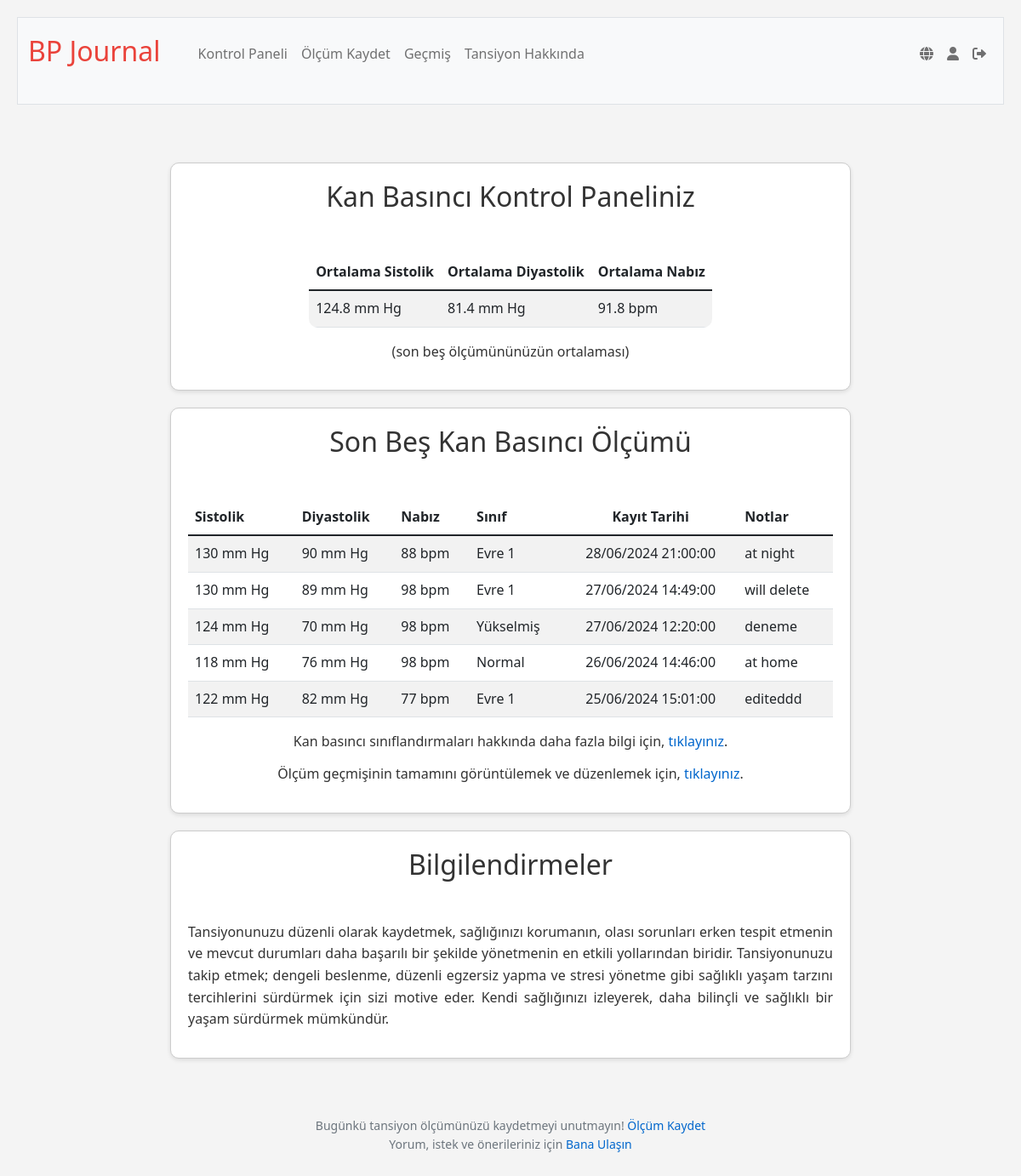
The page /dashboard (signed in) on the database as committed earlier.
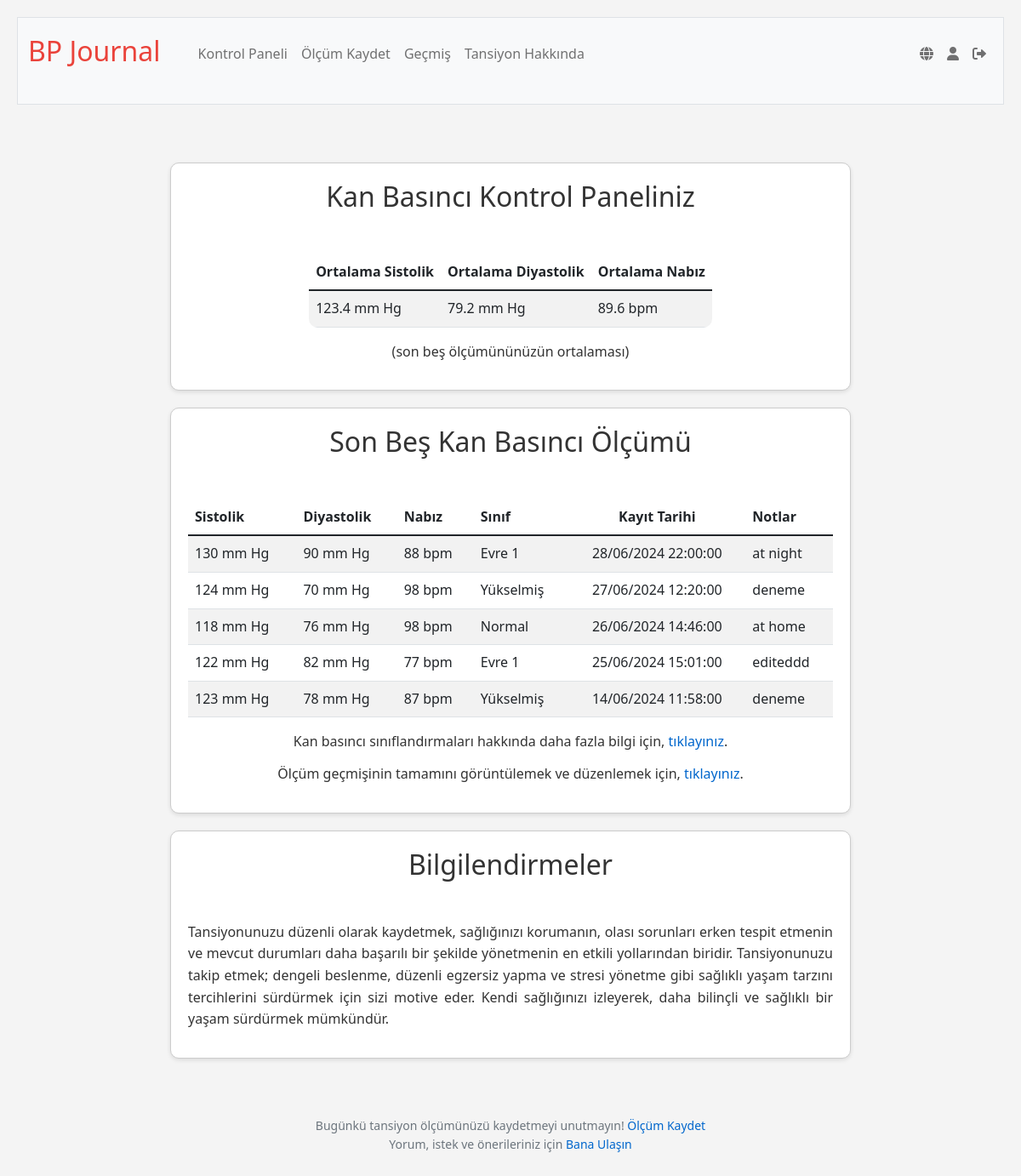
The same page on the database as committed later.
### tables this page shows
CREATE TABLE blood_pressure_readings (
id INTEGER PRIMARY KEY AUTOINCREMENT NOT NULL,
user_id INTEGER NOT NULL,
systolic INTEGER NOT NULL,
diastolic INTEGER NOT NULL,
pulse INTEGER,
reading_date DATETIME DEFAULT CURRENT_TIMESTAMP,
notes TEXT,
FOREIGN KEY (user_id) REFERENCES users (id));

### app.py (the view)
@app.route("/dashboard")
@login_required
def dashboard():
    user_id = session["user_id"]
    user_timezone = db.execute("SELECT timezone FROM users WHERE id = ?", user_id)[0]['timezone']
    user_tz = pytz.timezone(user_timezone)
    recording_rows = db.execute("SELECT * FROM blood_pressure_readings WHERE user_id = ? ORDER BY reading_date DESC LIMIT 5;", user_id)
    for row in recording_rows:
        row["classification"] = classify_bp(row["systolic"], row["diastolic"])
        utc_time = row["reading_date"]
        try:
            local_time = pytz.utc.localize(datetime.strptime(utc_time, '%Y-%m-%d %H:%M:%S')).astimezone(user_tz)
            row["reading_date"] = local_time.strftime('%d/%m/%Y %H:%M:%S')
        except Exception:
            row["reading_date"] = utc_time
    user_avg_recording = db.execute("""
        SELECT AVG(systolic) AS avg_systolic, AVG(diastolic) AS avg_diastolic, AVG(pulse) AS avg_pulse
        FROM (
            SELECT systolic, diastolic, pulse
            FROM blood_pressure_readings
            WHERE user_id = ?
            ORDER BY reading_date DESC
            LIMIT 5
        )
    """, user_id)
    if user_avg_recording:
        avg_data = {
            'avg_systolic': round(user_avg_recording[0]['avg_systolic'], 1) if user_avg_recording[0]['avg_systolic'] else '',
            'avg_diastolic': round(user_avg_recording[0]['avg_diastolic'], 1) if user_avg_recording[0]['avg_diastolic'] else '',
            'avg_pulse': round(user_avg_recording[0]['avg_pulse'], 1) if user_avg_recording[0]['avg_pulse'] else ''
        }
    else:
        avg_data = {'avg_systolic': 'N/A', 'avg_diastolic': 'N/A', 'avg_pulse': 'N/A'}
    return render_template("dashboard.html", classes=g.language_data['classes'], data=g.language_data['dashboard'], last5reading=recording_rows, user_id=user_id, user_avg_recording=[avg_data])

### app.py (called while the page is built)
@app.before_request
def load_language_data():
    if 'language' not in session:
        session['language'] = 'tr'
    user_lang = session['language']
    with open(f'languages/{user_lang}.json', 'r') as file:
        g.language_data = json.load(file)
    g.language_data['current_lang'] = user_lang

@app.after_request
def after_request(response):
    response.headers["Cache-Control"] = "no-cache, no-store, must-revalidate"
    response.headers["Expires"] = 0
    response.headers["Pragma"] = "no-cache"
    return response

@app.context_processor
def inject_layout_data():
    return dict(layout_data=g.language_data['layout'])

@app.context_processor
def inject_user_details():
    if 'user_id' in session:
        user_id = session['user_id']
        user_info = db.execute("SELECT username FROM users WHERE id = ?", user_id)
        if user_info:
            username = user_info[0]['username']
        else:
            username = None
    else:
        username = None
    return {'username': username}

### helpers.py (called while the page is built)
def classify_bp(systolic, diastolic):
    if systolic < 120 and diastolic < 80:
        return "Normal"
    elif 120 <= systolic < 130 and diastolic < 80:
        return "Elevated"
    elif 130 <= systolic < 140 or 80 <= diastolic < 90:
        return "High1"
    elif 140 <= systolic or 90 <= diastolic:
        return "High2"
    else:
        return "Crisis"

def login_required(f):
    @wraps(f)
    def decorated_function(*args, **kwargs):
        if session.get("user_id") is None:
            return redirect("/login")
        return f(*args, **kwargs)
    return decorated_function

### templates/dashboard.html (shortened to what this page needs)
{% extends "layout.html" %}
{% block main %}
<div class="section" id="average-table-div">
    <h2>{{ data.heading }}</h2>
    <table class="table table-striped" id="average-table">
        <thead>
            <tr>
                <th class="text-start">{{ data.avgSystolic }}</th>
                <th class="text-start">{{ data.avgDiastolic }}</th>
                <th class="text-start">{{ data.avgPulse }}</th>
            </tr>
        </thead>
        <tbody>
            {% for row in user_avg_recording %}
            <tr>
                <td class="text-start">{{ row.avg_systolic }} mm Hg</td>
                <td class="text-start">{{ row.avg_diastolic }} mm Hg</td>
                <td class="text-start">{{ row.avg_pulse }} bpm</td>
            </tr>
            {% endfor %}
        </tbody>
    </table>
    <p class="text-center">{{ data.description }}</p>
</div>
<div class="section", id="trends">
    <h2>{{ data.last5heading }}</h2>
    <table class="table table-striped">
        <thead>
            <tr>
                <th class="text-start">{{ data.systolic }}</th>
                <th class="text-start">{{ data.diastolic }}</th>
                <th class="text-start">{{ data.pulse }}</th>
                <th class="text-start">{{ data.readingClassification }}</th>
                <th class="text-center">{{ data.dateRecorded }}</th>
                <th class="text-start">{{ data.notes }}</th>
            </tr>
        </thead>
        <tbody>
            {% for row in last5reading %}
            <tr>
                <td class="text-start">{{ row.systolic }} mm Hg</td>
                <td class="text-start">{{ row.diastolic }} mm Hg</td>
                <td class="text-start">{{ row.pulse }} bpm</td>
                <td class="text-start">{{ classes[row.classification] }}</td>
                <td class="text-center">{{ row.reading_date }}</td>
                <td class="text-start">{{ row.notes }}</td>
            </tr>
            {% endfor %}
        </tbody>
    </table>
    <p>{{ data.classificationLink.text }}, <a href="/resources">{{ data.classificationLink.textUrl }}</a>.</p>
    <p>{{ data.historyLink.text }}, <a href="/history">{{ data.historyLink.textUrl }}</a>.</p>
</div>
<div class="section", id="alerts-tips-section">
    <h2>{{ data.alertsHeading }}</h2>
    <p>{{ data.comment }}</p>
</div>
{% endblock %}

### templates/layout.html (shortened to what this page needs)
<!DOCTYPE html>
<html lang="en">
    <head>
        <link href="https://cdn.jsdelivr.net/npm/bootstrap@5.1.3/dist/css/bootstrap.min.css" rel="stylesheet">
        <link href="/static/styles.css" rel="stylesheet">
        <link rel="stylesheet" href="https://cdnjs.cloudflare.com/ajax/libs/font-awesome/6.0.0-beta3/css/all.min.css">
    </head>
    <body>
        <nav class="bg-light border navbar navbar-expand-md navbar-light">
            <div class="container-fluid">
                <a class="navbar-brand" href="/"> <span class="red">{{ layout_data.navbarBrandRest }}</span></a>
                <div class="collapse navbar-collapse" id="navbar">
                    {% if session["user_id"] %}
                        <ul class="navbar-nav me-auto mt-2">
                            <li class="nav-item"><a class="nav-link" href="/dashboard">{{ layout_data.dashboard }}</a></li>
                            <li class="nav-item"><a class="nav-link" href="/record">{{ layout_data.recordReading }}</a></li>
                            <li class="nav-item"><a class="nav-link" href="/history">{{ layout_data.history }}</a></li>
                            <li class="nav-item"><a class="nav-link" href="/resources">{{ layout_data.resources }}</a></li>
                        </ul>
                        <ul class="navbar-nav ms-auto mt-2" id="navProfileLogOutLinks">
                            <li class="nav-item">
                                <a class="nav-link" href="/toggle_language" class="nav-link" title="{% if session.get('language', 'tr') == 'tr' %}English{% else %}Türkçe{% endif %}">
                                    <i class="fas fa-globe"></i>
                                </a>
                            </li>
                            <li class="nav-item">
                                <a class="nav-link" href="/profile" title="{{ username }}">
                                    <i class="fas fa-user"></i>
                                </a>
                            </li>
                            <li class="nav-item">
                                <a class="nav-link" href="/logout" title="{{ layout_data.logOut }}">
                                    <i class="fas fa-sign-out-alt"></i>
                                </a>
                            </li>
                        </ul>
                    {% endif %}
                </div>
            </div>
        </nav>
        <main class="container-fluid py-5 text-center">
            {% block main %}{% endblock %}
        </main>
        <footer class="mb-5 small text-center text-muted">
            {% if session["user_id"] %}
                {{ layout_data.footerTextA }} <a href="/record">{{ layout_data.footerTextB }}</a> <br>
            {% endif %}
                {{ layout_data.footerTextC }} <a href="mailto:drbelifon@gmail.com">{{ layout_data.footerTextD }}</a>
        </footer>
    </body>
</html>

### static/styles.css (style rules this page uses)
body { font-family: 'Segoe UI', Arial, sans-serif; color: #333; line-height: 1.6; margin: 0; padding: 20px; background-color: #f4f4f4; }
nav .navbar-brand { font-size: xx-large; }
nav .navbar-brand .red { color: #ea433b; }
h2, h3, h4, h5 { margin-bottom: 1.5em; text-align: center; }
h2 { font-size: 2em; }
p, li, a { font-size: 1em; text-align: justify; margin-bottom: 0.75em; }
a { color: #0066cc; text-decoration: none; }
ul, ol { margin-left: 20px; margin-bottom: 1em; }
.section { background-color: #ffffff; border: 1px solid #ccc; border-radius: 10px; box-shadow: 0 2px 5px rgba(0,0,0,0.1); padding: 20px; margin: 20px auto; max-width: 800px; margin-right: auto; margin-left: auto; }
#average-table { max-width:max-content; margin-left: auto; margin-right: auto; text-align: center; border-collapse: collapse; border-radius: 10px; overflow: hidden; }
.text-center { text-align: center; }
#trends p { text-align: center; }

Rows that differ between the two databases and show on the page:
removed blood_pressure_readings: systolic "130", diastolic "89", pulse "98", classes "Evre 1", reading_date "27/06/2024 14:49:00", notes "will delete"
changed blood_pressure_readings "at night": reading_date "28/06/2024 21:00:00" → "28/06/2024 22:00:00"
now on this page (row unchanged): blood_pressure_readings: systolic "123", diastolic "78", pulse "87", classes "Yükselmiş", reading_date "14/06/2024 11:58:00", notes "deneme"
Other text that changed with them:
new list line: "123.4 mm Hg 79.2 mm Hg 89.6 bpm"
list line gone: "124.8 mm Hg 81.4 mm Hg 91.8 bpm"
